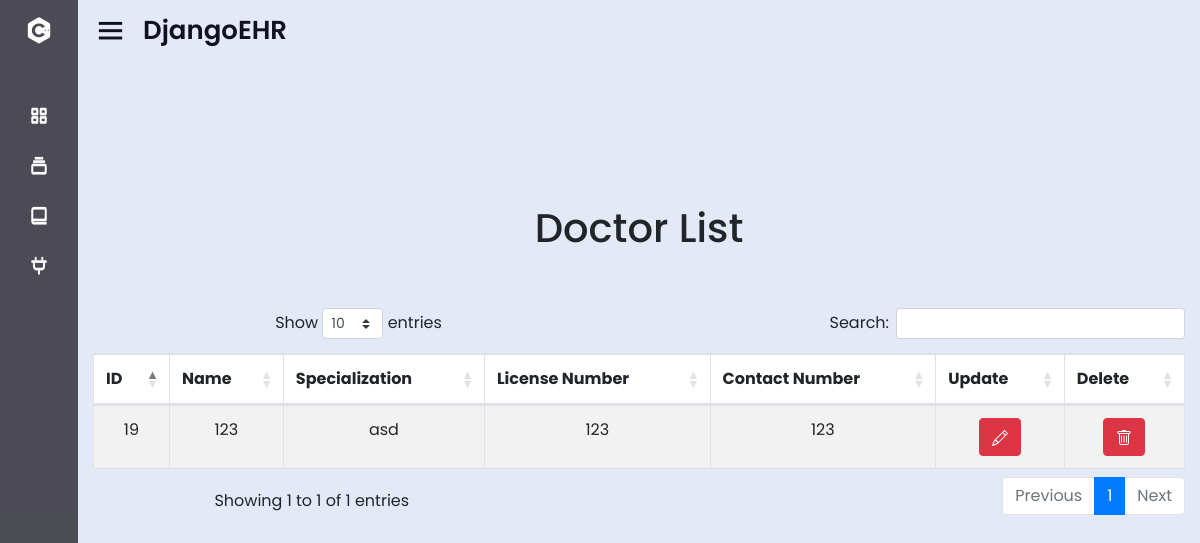
The page /doctorlist/ on the database as committed earlier.
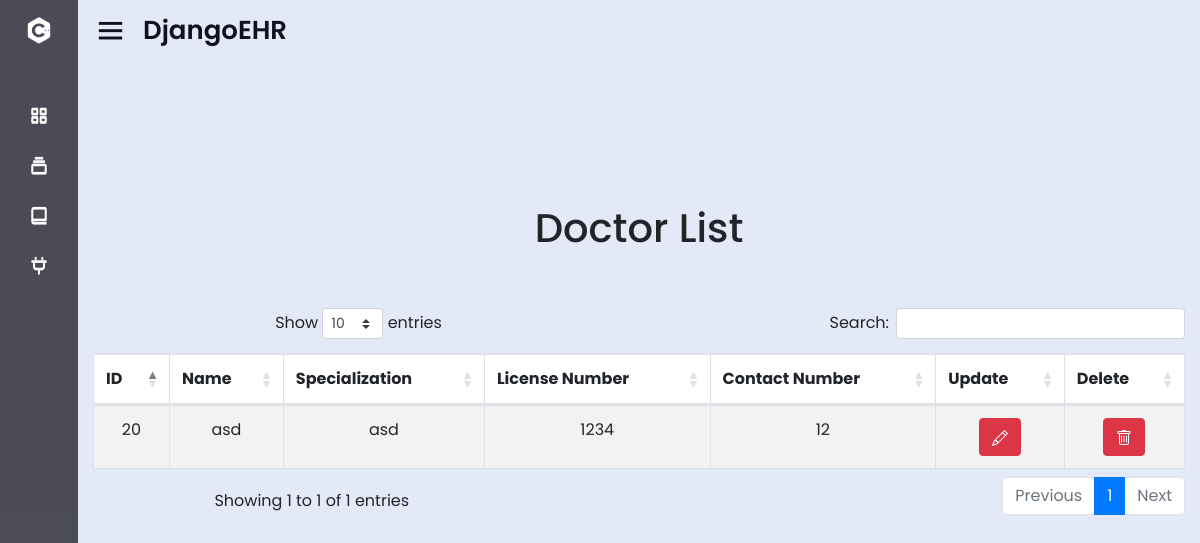
The same page on the database as committed later.
### patient/models.py (models this page shows, shortened)
class Doctor(models.Model):
    id = models.AutoField(primary_key=True)  # Add an auto-generated and auto-incremented ID field
    name = models.CharField(max_length=100, null=True, blank=True)
    gender = models.CharField(max_length=100, null=True, blank=True)
    specialization = models.CharField(max_length=100, null=True, blank=True)
    license_number = models.CharField(max_length=50, null=True, blank=True)
    contact_number = models.CharField(max_length=20, null=True, blank=True)
    bio = models.TextField(null=True, blank=True)
    hospital = models.OneToOneField(Hospital, on_delete=models.CASCADE, null=True, blank=True)

### patient/views.py (the view)
# urls.py: path("doctorlist/", views.doctorlist, name="doctorlist"),
def doctorlist(request):
    if request.method == "POST":
        form = DoctorForm(request.POST, instance=image)
        if form.is_valid():
            form.save()
    else:
        form = DoctorForm()
    information = Doctor.objects.all()
    return render(request, "patient/doctorlist.html", {"information":information, "form":form})

### patient/forms.py
class DoctorForm(forms.ModelForm):
    name = forms.CharField()
    specialization = forms.CharField()
    license_number = forms.IntegerField()
    contact_number = forms.IntegerField()
    class Meta:
        model = Doctor
        fields = ["name", "specialization" , "license_number","contact_number" ]

### patient/templates/patient/doctorlist.html (shortened to what this page needs)
{% extends "patient/base.html" %}
{%load static%}
{% block content %}
{% load crispy_forms_tags %}
<link rel="stylesheet" href="https://cdn.jsdelivr.net/npm/bootstrap@5.3.0/dist/css/bootstrap.min.css">
<link href="{% static 'css/jquery.toast.css' %}" rel="stylesheet">
<link href="https://cdnjs.cloudflare.com/ajax/libs/twitter-bootstrap/4.5.2/css/bootstrap.css" rel="stylesheet"/>
<link href="https://cdn.datatables.net/1.13.6/css/dataTables.bootstrap4.min.css" rel="stylesheet"/>
<br>
<br>
<br>
<br>
<br>
<br>
<div class="container" style="text-align:center">
    <h1>Doctor List</h1>
    <br>
    <br>
    <table id="example" class="table table-striped table-bordered" style="width:100%">
        <thead>
            <tr style="text-align:center">
                <th>ID</th>
                <th>Name</th>
                <th>Specialization</th>
                <th>License Number</th>
                <th>Contact Number</th>
                <th>Update</th>
                <th>Delete</th>
            </tr>
        </thead>
        <tbody>
            {% for x in information %}
            <tr>
                <td>{{ x.id }}</td>
                <td>{{ x.name }}</td>
                <td>{{ x.specialization }}</td>
                <td>{{ x.license_number }}</td>
                <td>{{ x.contact_number }}</td>
                <td>
                    <a href="javascript:void(0)" class="btn btn-danger edit-button" data-id="{{ x.id }}" data-toggle="modal" data-target="#updateDoctorModal">
                    </a>
                </td>
                <td>
                    <a href="delete/{{ x.id }}" class="btn btn-danger" id="deleteBtn{{ x.id }}">
                    </a>
                </td>
            </tr>
            {% endfor %}
        </tbody>
    </table>
</div>
{% endblock %}

Rows that differ between the two databases and show on the page:
removed Doctor: id "19", name "123", specialization "asd", license_number "123", contact_number "123"
added Doctor: id "20", name "asd", specialization "asd", license_number "1234", contact_number "12"
